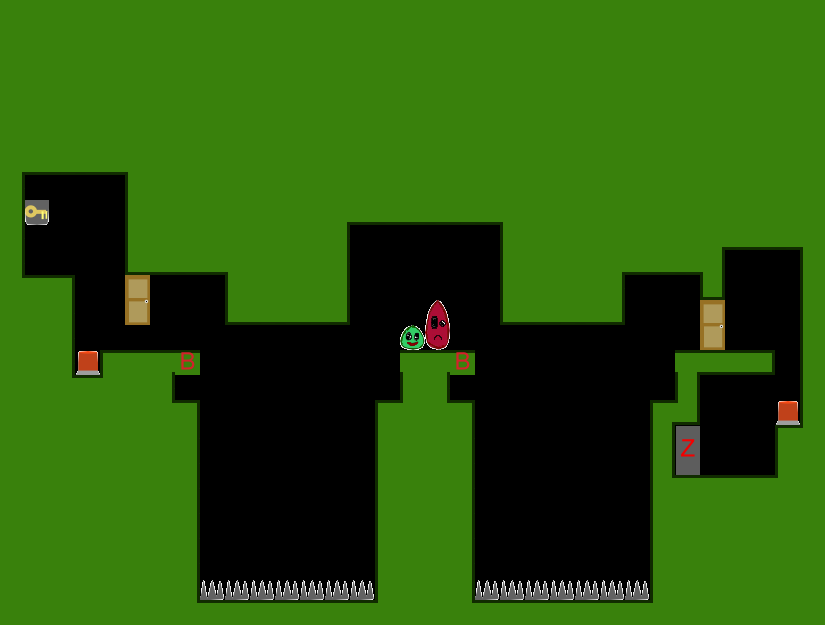

Rendered tile map (Tiled .tmx) drawn with the repository's tilesets; below, a short description and the map source with its tile grids summarised:
An orthogonal 33x25 tile map with 25x25 px tiles, 1 tile layer (Kachelebene 1).

<map version="1.0" orientation="orthogonal" width="33" height="25" tilewidth="25" tileheight="25">
 <tileset firstgid="1" name="Tileset" tilewidth="25" tileheight="25">
  <image source="../../../img/Tileset.png" width="400" height="250" />
 </tileset>
 <layer name="Kachelebene 1" width="33" height="25">
  <data>[825 cells, 592 non-empty, 37 distinct tile ids]</data>
 </layer>
</map>